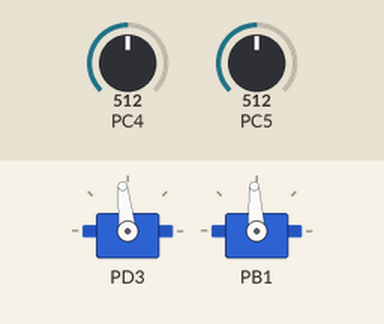
Simulated run of this program. Board: ATmega328P, built with avr-gcc and emulated at 16 MHz. On the bench: 2 × servo. Inputs (shaded band) come from the test bench; at power-on: PC4 = 512, PC5 = 512. Servo pulses on a pin are drawn as a servo (544–2400 µs = 0–180°).

Above: at 1.2 s.
1.3 s: PC4 set to 716
At 2.5 s:
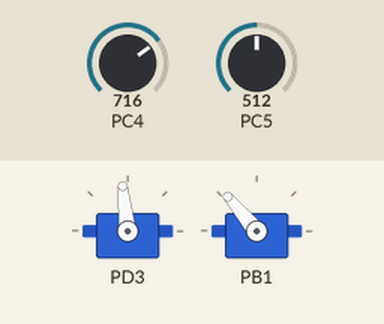
2.8 s: PC5 set to 716
At 4.0 s:
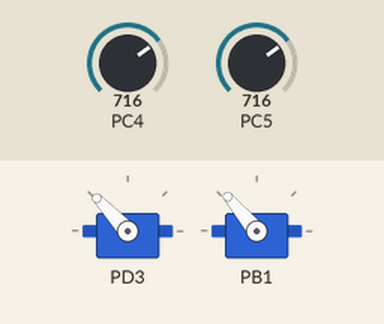
4.3 s: PC4 set to 900
At 5.3 s:
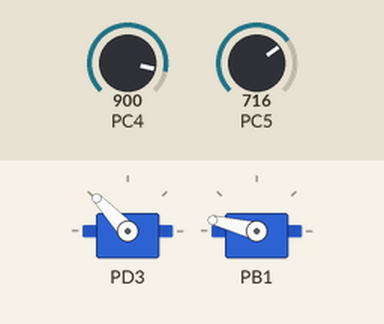
5.8 s: PC5 set to 900
At 6.5 s:
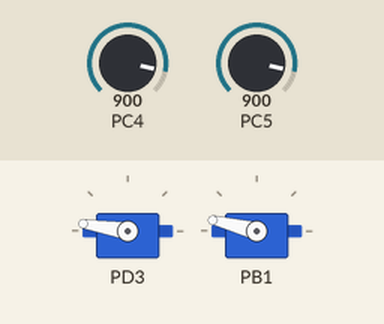
7.3 s: PC4 set to 1023
At 7.6 s:
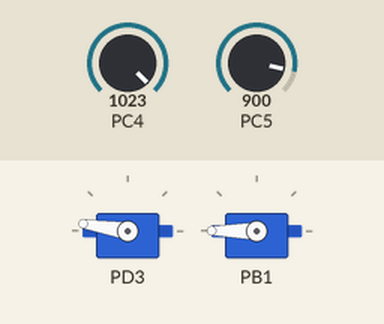
8.8 s: PC5 set to 1023
At 9.1 s:
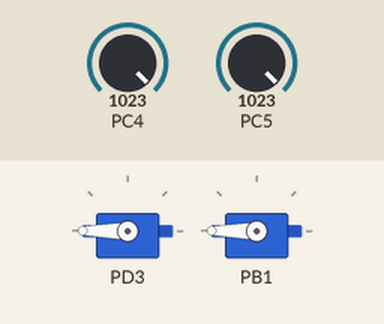
Timing chart, 0 to 11.3 s (numbered marks = the images above; inputs shaded):
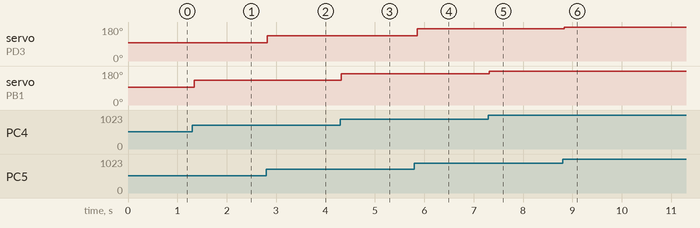

The program:

main.c
```c
/*
 * PreLab_5.c
 *
 *
 * main.c
 *
 * Created: 14/4/26
 * Author: Diego Samayoa
 * Description: Conversion ADC y modulo PWM1 para controlar un servo
 */

#define F_CPU 16000000UL

#include <avr/io.h>
#include <stdint.h>
#include <util/delay.h>

#include "PWM/pwm1_servo.h"
#include "PWM/pwm2_servo.h"

/****************************************/
// Prototipos
static void ADC_Init(void);
static uint16_t ADC_Read(uint8_t channel);
static uint8_t Map_ADC_To_Angle(uint16_t adc_value);
/****************************************/

int main(void)
{
	uint16_t pot_servo_a;
	uint16_t pot_servo_b;

	ADC_Init();
	PWM1_Init();
	PWM2_Init();

	while (1)
	{
		// Servo 1 ? A4
		pot_servo_a = ADC_Read(4);
		Servo1_SetAngle(Map_ADC_To_Angle(pot_servo_a));
		_delay_ms(20);

		// Servo 2 ? A5
		pot_servo_b = ADC_Read(5);
		Servo2_SetAngle(Map_ADC_To_Angle(pot_servo_b));
		_delay_ms(20);
	}
}

/****************************************/
// ADC
/****************************************/

static void ADC_Init(void)
{
	ADMUX = 0;
	ADCSRA = 0;

	ADMUX |= (1 << REFS0); // AVcc referencia
	ADCSRA |= (1 << ADEN) | (1 << ADPS2) | (1 << ADPS1) | (1 << ADPS0); // prescaler 128
}

static uint16_t ADC_Read(uint8_t channel)
{
	channel &= 0x07;

	ADMUX = (ADMUX & 0xF0) | channel;
	ADCSRA |= (1 << ADSC);

	while (ADCSRA & (1 << ADSC));

	return ADC;
}

static uint8_t Map_ADC_To_Angle(uint16_t adc_value)
{
	return (uint8_t)(((uint32_t)adc_value * 180U) / 1023U);
}
```

pwm1_servo.c
```c
/*
 * pwm1_servo.c
 *
 * Created: 4/14/2026
 *  Author: diego
 */
#include "pwm1_servo.h"
#include <avr/io.h>

// 16 MHz -> prescaler 8 -> 0.5 micros por tick
// 1000 ticks -- 5000 ticks

#define SERVO_MIN_US 500U
#define SERVO_MAX_US 2500U
#define SERVO_TOP    39999U

static uint16_t AngleToTicks(uint8_t angle);

void PWM1_Init(void)
{
	// D9 ? OC1A
	DDRB |= (1 << DDB1);

	TCCR1A = 0;
	TCCR1B = 0;

	// Fast PWM, TOP = ICR1
	TCCR1A |= (1 << COM1A1) | (1 << WGM11);
	TCCR1B |= (1 << WGM13) | (1 << WGM12) | (1 << CS11); // prescaler 8

	ICR1 = SERVO_TOP;

	Servo1_SetAngle(90);
}

void Servo1_SetAngle(uint8_t angle)
{
	OCR1A = AngleToTicks(angle);
}

static uint16_t AngleToTicks(uint8_t angle)
{
	if (angle > 180) angle = 180;

	uint16_t pulse = SERVO_MIN_US +
	(((uint32_t)(SERVO_MAX_US - SERVO_MIN_US) * angle) / 180U);

	return pulse * 2; // 0.5 us por tick
}
```

pwm1_servo.h
```c
/*
 * pwm1_servo.h
 *
 * Created: 4/14/2026
 *  Author: diego
 */


#ifndef PWM1_SERVO_H
#define PWM1_SERVO_H

#include <stdint.h>

//  Iniciamos el PWM1 usando el timer1
void PWM1_Init(void);

// Cambia el angulo del servo conectado a PWM1
void Servo1_SetAngle(uint8_t angle);

#endif
```

pwm2_servo.c
```c
/*
 * pwm2_servo.c
 *
 * Created: 4/14/2026
 *  Author: diego
 */
#include "pwm2_servo.h"
#include <avr/io.h>

// 16 MHz -> prescaler de 1024 -> 64 micros por tick
// 2000 -- 4000

#define SERVO_MIN_COUNT 8U
#define SERVO_MAX_COUNT 39U

static uint8_t AngleToCounts(uint8_t angle);

void PWM2_Init(void)
{
	// D3 ? OC2B
	DDRD |= (1 << DDD3);

	TCCR2A = 0;
	TCCR2B = 0;

	// Fast PWM
	TCCR2A |= (1 << COM2B1) | (1 << WGM21) | (1 << WGM20);

	// Prescaler 1024
	TCCR2B |= (1 << CS22) | (1 << CS21) | (1 << CS20);

	Servo2_SetAngle(90);
}

void Servo2_SetAngle(uint8_t angle)
{
	OCR2B = AngleToCounts(angle);
}

static uint8_t AngleToCounts(uint8_t angle)
{
	if (angle > 180) angle = 180;

	return SERVO_MIN_COUNT +
	(((uint32_t)(SERVO_MAX_COUNT - SERVO_MIN_COUNT) * angle) / 180U);
}
```

pwm2_servo.h
```c
/*
 * pwm2_servo.h
 *
 * Created: 4/14/2026
 *  Author: diego
 */


#ifndef PWM2_SERVO_H
#define PWM2_SERVO_H

#include <stdint.h>

// Iniciamos el PWM2 usando el timer2
void PWM2_Init(void);

// Camia el angulo del servo conectado a PWM2
void Servo2_SetAngle(uint8_t angle);

#endif
```

Measured:
- after the input at 1.3 s, servo on PB1: 93° → 130° at once
- after the input at 2.8 s, servo on PD3: 96° → 133° at once
- after the input at 4.3 s, servo on PB1: 130° → 166° at once
- after the input at 5.8 s, servo on PD3: 133° → 171° after 0.05 s
- after the input at 7.3 s, servo on PB1: 166° → 180° at once
- after the input at 8.8 s, servo on PD3: 171° → 180° at once
